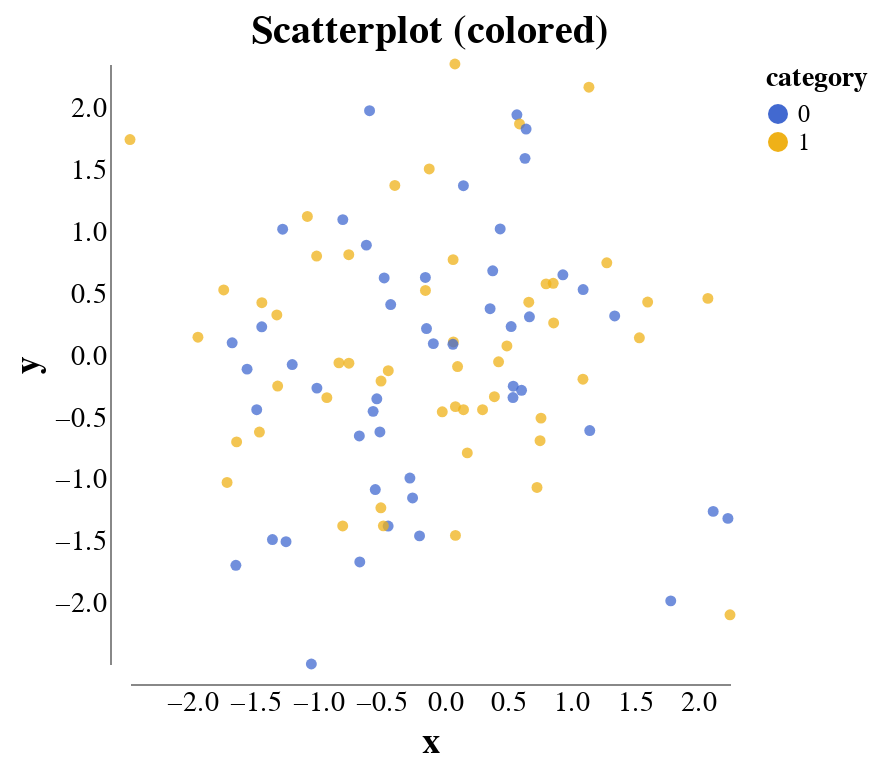

The notebook cell saved with this chart:
### Code cell
Chart(df, title="Scatterplot (colored)").mark_point().encode(
    X('x', scale=min_max_scale(df, 'x')),
    Y('y', scale=min_max_scale(df, 'y')),
    color='category:N'
)

### Figure 1 — Vega-Lite specification as saved in the notebook (floating-point values rounded to 4 significant figures)
{"config": {"title": {"font": "Georgia", "fontSize": 20}, "background": null, "view": {"width": 300, "height": 300, "stroke": null}, "mark": {"filled": true, "color": "black", "opacity": 0.75}, "axis": {"labelFontSize": 14, "titleFontSize": 18, "offset": 10, "grid": false, "ticks": false, "labelFont": "Georgia", "titleFont": "Georgia"}, "legend": {"titleFont": "Georgia", "labelFont": "Georgia", "titleFontSize": 14, "labelFontSize": 12}, "range": {"category": {"scheme": "observable10"}}, "scale": {"nice": true}}, "data": {"name": "data-7b7730cc0873c1442d2cfbd625b4a869"}, "mark": {"type": "point"}, "encoding": {"color": {"field": "category", "type": "nominal"}, "x": {"field": "x", "scale": {"domain": [-2.487, 2.253]}, "type": "quantitative"}, "y": {"field": "y", "scale": {"domain": [-2.493, 2.359]}, "type": "quantitative"}}, "title": "Scatterplot (colored)", "$schema": "https://vega.github.io/schema/vega-lite/v5.20.1.json", "datasets": {"data-7b7730cc0873c1442d2cfbd625b4a869": [{"x": 0.5696, "y": 1.948, "category": 0}, {"x": 0.1479, "y": -0.4367, "category": 1}, {"x": 0.147, "y": 1.375, "category": 0}, {"x": -1.72, "y": -1.025, "category": 1}, {"x": -0.2546, "y": -1.151, "category": 0}, {"x": -0.4476, "y": -1.378, "category": 0}, {"x": -1.054, "y": -2.493, "category": 0}, {"x": -1.446, "y": 0.2333, "category": 0}, {"x": -1.746, "y": 0.5316, "category": 1}, {"x": -0.1528, "y": 0.5277, "category": 1}, {"x": 1.139, "y": 2.172, "category": 1}, {"x": -0.4465, "y": -0.1214, "category": 1}, {"x": -1.445, "y": 0.429, "category": 1}, {"x": -2.487, "y": 1.748, "category": 1}, {"x": -0.549, "y": -1.082, "category": 0}, {"x": -1.01, "y": -0.2621, "category": 0}, {"x": 0.8563, "y": 0.5852, "category": 1}, {"x": -1.486, "y": -0.4371, "category": 0}, {"x": 1.342, "y": 0.3211, "category": 0}, {"x": 0.5902, "y": 1.875, "category": 1}, {"x": -1.205, "y": -0.07188, "category": 0}, {"x": 0.3786, "y": 0.6867, "category": 0}, {"x": 0.1009, "y": -0.08742, "category": 1}, {"x": -0.1444, "y": 0.2197, "category": 0}, {"x": 1.785, "y": -1.983, "category": 0}, {"x": -1.464, "y": -0.6173, "category": 1}, {"x": -0.9316, "y": -0.3393, "category": 1}, {"x": -0.5037, "y": -0.2055, "category": 1}, {"x": -0.5049, "y": -1.23, "category": 1}, {"x": -0.3947, "y": 1.377, "category": 1}, {"x": 0.7999, "y": 0.5809, "category": 1}, {"x": -0.4272, "y": 0.4137, "category": 0}, {"x": -0.537, "y": -0.3488, "category": 0}, {"x": 0.1777, "y": -0.786, "category": 1}, {"x": 0.6685, "y": 0.3145, "category": 0}, {"x": -1.65, "y": -1.695, "category": 0}, {"x": -1.644, "y": -0.6971, "category": 1}, {"x": -0.8064, "y": -1.377, "category": 1}, {"x": -1.68, "y": 0.1047, "category": 0}, {"x": 0.7284, "y": -1.065, "category": 1}, {"x": 0.8598, "y": 0.2647, "category": 1}, {"x": 0.5242, "y": 0.2358, "category": 0}, {"x": 0.06561, "y": 0.7769, "category": 1}, {"x": 1.093, "y": 0.5352, "category": 0}, {"x": -0.1229, "y": 1.51, "category": 1}, {"x": 0.7599, "y": -0.5048, "category": 1}, {"x": 0.7525, "y": -0.6873, "category": 1}, {"x": -1.254, "y": -1.504, "category": 0}, {"x": -1.327, "y": 0.3292, "category": 1}, {"x": -0.09045, "y": 0.09782, "category": 0}, {"x": -1.95, "y": 0.1495, "category": 1}, {"x": 2.12, "y": -1.259, "category": 0}, {"x": -0.4788, "y": 0.6289, "category": 0}, {"x": -0.2757, "y": -0.9898, "category": 0}, {"x": -0.7574, "y": -0.06073, "category": 1}, {"x": -1.361, "y": -1.487, "category": 0}, {"x": 0.6422, "y": 1.833, "category": 0}, {"x": -0.836, "y": -0.05794, "category": 1}, {"x": -0.6195, "y": 0.8941, "category": 0}, {"x": 0.4249, "y": -0.04923, "category": 1}, {"x": 2.236, "y": -1.316, "category": 0}, {"x": 0.3578, "y": 0.3799, "category": 0}, {"x": 2.078, "y": 0.4636, "category": 1}, {"x": -0.5662, "y": -0.4502, "category": 0}, {"x": 0.6061, "y": -0.2797, "category": 0}, {"x": -0.02005, "y": -0.4534, "category": 1}, {"x": -0.6715, "y": -1.668, "category": 0}, {"x": -1.562, "y": -0.1087, "category": 0}, {"x": 0.6337, "y": 1.596, "category": 0}, {"x": -0.6752, "y": -0.6489, "category": 0}, {"x": 0.4906, "y": 0.07874, "category": 1}, {"x": -0.1994, "y": -1.457, "category": 0}, {"x": 0.08392, "y": -0.412, "category": 1}, {"x": -0.7584, "y": 0.8167, "category": 1}, {"x": 0.08426, "y": -1.453, "category": 1}, {"x": 0.9328, "y": 0.654, "category": 0}, {"x": 2.253, "y": -2.095, "category": 1}, {"x": 0.4375, "y": 1.025, "category": 0}, {"x": 0.6635, "y": 0.4325, "category": 1}, {"x": 1.603, "y": 0.4336, "category": 1}, {"x": -1.012, "y": 0.8063, "category": 1}, {"x": 0.5407, "y": -0.2464, "category": 0}, {"x": 0.2983, "y": -0.4369, "category": 1}, {"x": -1.086, "y": 1.126, "category": 1}, {"x": 0.06796, "y": 0.1113, "category": 1}, {"x": 1.28, "y": 0.7511, "category": 1}, {"x": -0.4851, "y": -1.376, "category": 1}, {"x": 1.145, "y": -0.6054, "category": 0}, {"x": -0.1534, "y": 0.633, "category": 0}, {"x": -1.32, "y": -0.2454, "category": 1}, {"x": -0.5126, "y": -0.6164, "category": 0}, {"x": 0.08002, "y": 2.359, "category": 1}, {"x": 1.091, "y": -0.1897, "category": 1}, {"x": 0.3918, "y": -0.3314, "category": 1}, {"x": 1.537, "y": 0.1447, "category": 1}, {"x": -0.5943, "y": 1.981, "category": 0}, {"x": 0.0643, "y": 0.09242, "category": 0}, {"x": 0.5386, "y": -0.3385, "category": 0}, {"x": -0.8056, "y": 1.101, "category": 0}, {"x": -1.281, "y": 1.023, "category": 0}]}}
